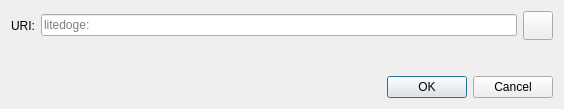
<?xml version="1.0" encoding="UTF-8"?>
<ui version="4.0">
 <class>OpenURIDialog</class>
 <widget class="QDialog" name="OpenURIDialog">
  <property name="geometry">
   <rect>
    <x>0</x>
    <y>0</y>
    <width>564</width>
    <height>109</height>
   </rect>
  </property>
  <property name="windowTitle">
   <string>Open a LiteDoge URI</string>
  </property>
  <layout class="QVBoxLayout" name="verticalLayout">
   <item>
    <layout class="QHBoxLayout" name="horizontalLayout">
     <item>
      <widget class="QLabel" name="label">
       <property name="text">
        <string>URI:</string>
       </property>
      </widget>
     </item>
     <item>
      <widget class="QValidatedLineEdit" name="uriEdit">
       <property name="placeholderText">
        <string notr="true">litedoge:</string>
       </property>
      </widget>
     </item>
     <item>
      <widget class="QToolButton" name="pasteButton">
       <property name="toolTip">
        <string extracomment="Tooltip text for button that allows you to paste an address that is in your clipboard.">Paste address from clipboard</string>
       </property>
       <property name="text">
        <string/>
       </property>
       <property name="icon">
        <iconset resource="../bitcoin.qrc">
         <normaloff>:/icons/editpaste</normaloff>:/icons/editpaste
        </iconset>
       </property>
       <property name="iconSize">
        <size>
         <width>22</width>
         <height>22</height>
        </size>
       </property>
      </widget>
     </item>
    </layout>
   </item>
   <item>
    <spacer name="verticalSpacer">
     <property name="orientation">
      <enum>Qt::Vertical</enum>
     </property>
     <property name="sizeHint" stdset="0">
      <size>
       <width>20</width>
       <height>40</height>
      </size>
     </property>
    </spacer>
   </item>
   <item>
    <widget class="QDialogButtonBox" name="buttonBox">
     <property name="orientation">
      <enum>Qt::Horizontal</enum>
     </property>
     <property name="standardButtons">
      <set>QDialogButtonBox::Cancel|QDialogButtonBox::Ok</set>
     </property>
    </widget>
   </item>
  </layout>
 </widget>
 <customwidgets>
  <customwidget>
   <class>QValidatedLineEdit</class>
   <extends>QLineEdit</extends>
   <header>qt/qvalidatedlineedit.h</header>
  </customwidget>
 </customwidgets>
 <resources/>
 <connections>
  <connection>
   <sender>buttonBox</sender>
   <signal>accepted()</signal>
   <receiver>OpenURIDialog</receiver>
   <slot>accept()</slot>
   <hints>
    <hint type="sourcelabel">
     <x>248</x>
     <y>254</y>
    </hint>
    <hint type="destinationlabel">
     <x>157</x>
     <y>274</y>
    </hint>
   </hints>
  </connection>
  <connection>
   <sender>buttonBox</sender>
   <signal>rejected()</signal>
   <receiver>OpenURIDialog</receiver>
   <slot>reject()</slot>
   <hints>
    <hint type="sourcelabel">
     <x>316</x>
     <y>260</y>
    </hint>
    <hint type="destinationlabel">
     <x>286</x>
     <y>274</y>
    </hint>
   </hints>
  </connection>
 </connections>
</ui>
